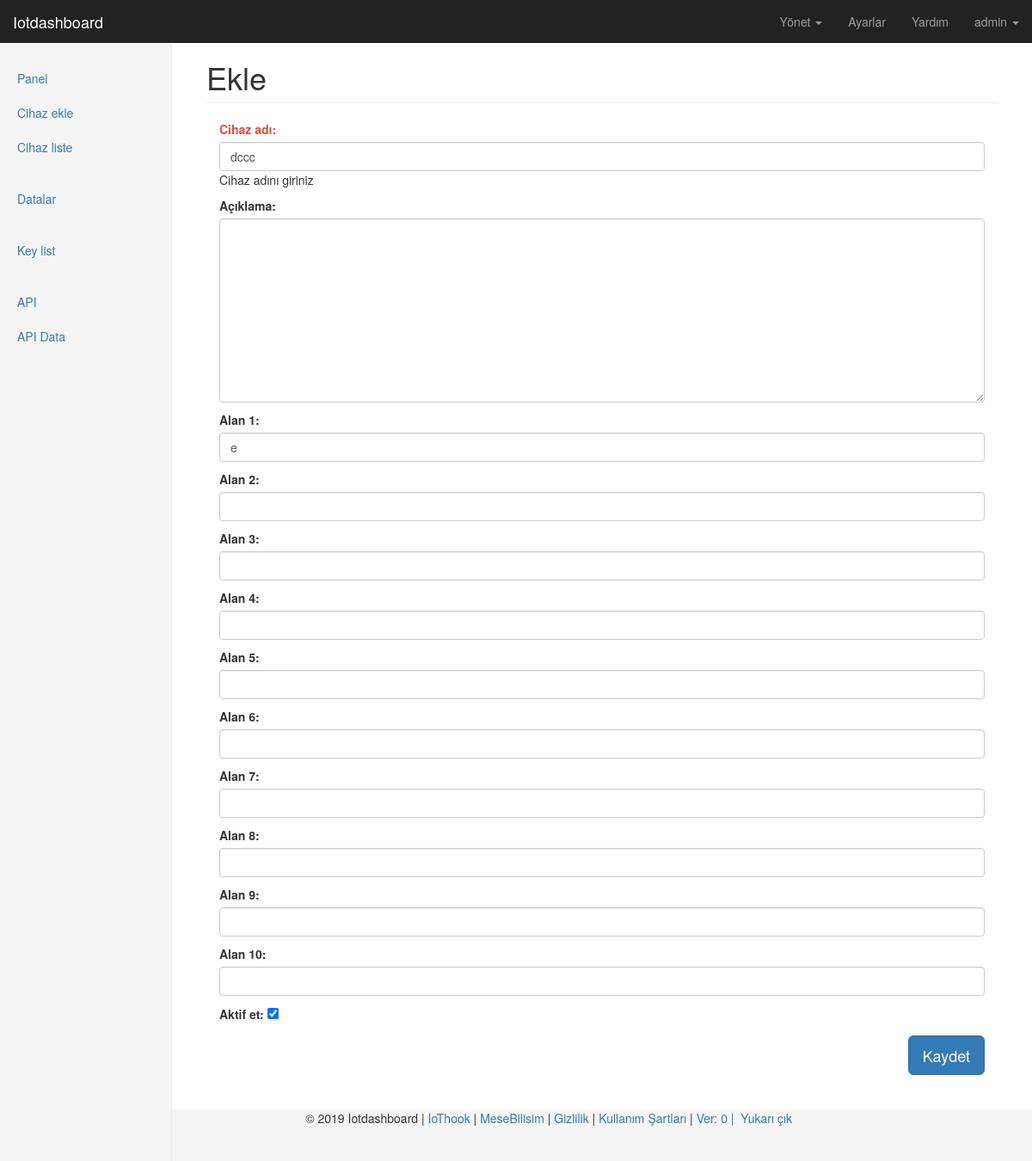
The app's page /tr/device/edit/1/ (signed in) with its own data.
### devices/models.py (models this page shows, shortened)
class Device(models.Model):
    name = models.CharField(_('Cihaz adı'), max_length=60, help_text=_('Cihaz adını giriniz'))
    field_1 = models.CharField(_('Alan 1'), max_length=20, null=True, blank=True)
    field_id_1 = models.CharField(_('Alan ID 1'), max_length=30, null=True, blank=True)
    field_2 = models.CharField(_('Alan 2'), max_length=20, null=True, blank=True)
    field_id_2 = models.CharField(_('Alan ID 2'), max_length=30, null=True, blank=True)
    field_3 = models.CharField(_('Alan 3'), max_length=20, null=True, blank=True)
    field_id_3 = models.CharField(_('Alan ID 3'), max_length=30, null=True, blank=True)
    field_4 = models.CharField(_('Alan 4'), max_length=20, null=True, blank=True)
    field_id_4 = models.CharField(_('Alan ID 4'), max_length=30, null=True, blank=True)
    field_5 = models.CharField(_('Alan 5'), max_length=20, null=True, blank=True)
    field_id_5 = models.CharField(_('Alan ID 5'), max_length=30, null=True, blank=True)
    field_6 = models.CharField(_('Alan 6'), max_length=20, null=True, blank=True)
    field_id_6 = models.CharField(_('Alan ID 6'), max_length=30, null=True, blank=True)
    field_7 = models.CharField(_('Alan 7'), max_length=20, null=True, blank=True)
    field_id_7 = models.CharField(_('Alan ID 7'), max_length=30, null=True, blank=True)
    field_8 = models.CharField(_('Alan 8'), max_length=20, null=True, blank=True)
    field_id_8 = models.CharField(_('Alan ID 8'), max_length=30, null=True, blank=True)
    field_9 = models.CharField(_('Alan 9'), max_length=20, null=True, blank=True)
    field_id_9 = models.CharField(_('Alan ID 9'), max_length=30, null=True, blank=True)
    field_10 = models.CharField(_('Alan 10'), max_length=20, null=True, blank=True)
    field_id_10 = models.CharField(_('Alan ID 10'), max_length=30, null=True, blank=True)
    api_key = models.CharField(_('Api key'), max_length=200)  # api key
    description = models.TextField(_('Açıklama'), blank=True, max_length=255)
    enable = models.BooleanField(_('Aktif et'), default=True)
    remote_address = models.CharField(_('Ip adres'), max_length=255)
    pub_date = models.DateTimeField(_('Yayin tarihi'), auto_now=True)
    class Meta:
        ordering = ['-pub_date']

### devices/views.py (the view, shortened to what this page needs)
# urls.py: path('device/edit/<str:id>/', devices.device_edit, name='device_edit'),
@login_required(login_url=LOGIN_URL)
def device_edit(request, id):
    val = get_object_or_404(Device, id=id)
    form = DeviceForm(request.POST or None, request.FILES or None, instance=val)
    return render(request, "back/add.html", locals())

### devices/forms.py
class DeviceForm(ModelForm):
    required_css_class = 'required'
    class Meta:
        model = Device
        fields = [
            'name',
            'description',
            'field_1',
            'field_2',
            'field_3',
            'field_4',
            'field_5',
            'field_6',
            'field_7',
            'field_8',
            'field_9',
            'field_10',
            'enable',
        ]
    def __init__(self, *args, **kwargs):
        super(DeviceForm, self).__init__(*args, **kwargs)
        for i in self.fields:
            if i not in ['enable']:
                self.fields[i].widget.attrs['class'] = 'form-control'

### devices/templatetags/custom_tags.py (called while the page is built)
@register.simple_tag
def version():
    try:
        return time.strftime('%m%d%Y/%u', time.gmtime(os.path.getmtime('.git/')))
    except:
        return 0

@register.simple_tag
def website_name():
    return WEBSITE_NAME

### templates/back/add.html (shortened to what this page needs)
{% extends "back/base.html" %}
{% load staticfiles %}
{% load custom_tags %}
{% load i18n %}
{% block website_name %}{% trans 'Ekle' %}{% endblock %}
{% block content %}
<div class="col-xs-12 col-sm-12 placeholder">
    <form action="" method="post"> {% csrf_token %}
        {{ form.as_p }}
        <div class="box-footer">
            <button type="submit" class="btn btn-lg btn-primary pull-right">{% trans 'Kaydet' %}</button>
        </div>
    </form>
</div>
{% endblock %}

### templates/back/navbar.html (shortened to what this page needs)
{% load custom_tags %}
{% load i18n %}
{% load rest_framework %}
<nav class="navbar navbar-inverse navbar-fixed-top">
    <div class="container-fluid">
        <div class="navbar-header">
            <a class="navbar-brand" href="{% url 'index' %}">{% website_name %}</a>
        </div>
        <div id="navbar" class="navbar-collapse collapse">
            <ul class="nav navbar-nav navbar-right">
                <li class="dropdown">
                  <a href="#" class="dropdown-toggle" data-toggle="dropdown" role="button" aria-haspopup="true" aria-expanded="false">{% trans 'Yönet' %} <span class="caret"></span></a>
                </li>
                <li><a href="/admin/">{% trans 'Ayarlar' %}</a></li>
                <li><a href="http://iotdashboard.readthedocs.io/tr/latest/">{% trans 'Yardım' %}</a></li>
                {% if user.is_authenticated %}
                    <li class="dropdown">
                      <a href="#" class="dropdown-toggle" data-toggle="dropdown" role="button" aria-haspopup="true" aria-expanded="false">{{ user }} <span class="caret"></span></a>
                    </li>
                {% endif %}
            </ul>
        </div>
    </div>
</nav>

### static/back/dashboard/dashboard.css (style rules this page uses)
body { padding-top: 50px; }
.navbar-fixed-top { border: 0; }
.placeholder { margin-bottom: 20px; }

### static/back/dashboard/sticky-footer.css (style rules this page uses)
html { position: relative; min-height: 100%; }
body { margin-bottom: 60px; }

### templates/back/base.html (style rules this page uses)
label.required { color: #dd4b39; }

### records on screen
Device: name "dccc", field_1 "e", enable "☑"

### other values on screen
{{ user }} "admin"
